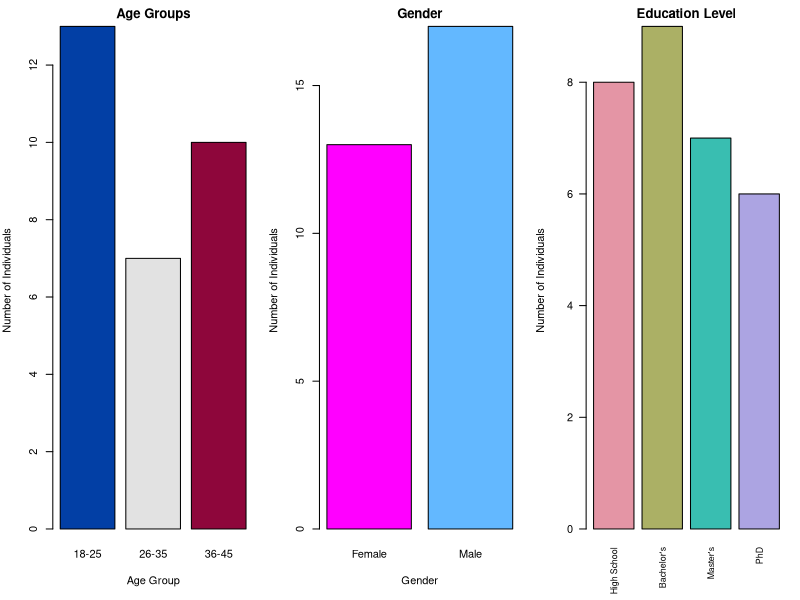

The R script that drew this image:
## ---- chunk 1
## creating the data set using data.frame and sample()
set.seed(123)
data <- data.frame(
  ID = 1:30,
  Gender = sample(c("Male", "Female"), 30, replace = TRUE),
  AgeGroup = sample(c("18-25", "26-35", "36-45"), 30, replace = TRUE),
  EducationLevel = sample(c("High School", "Bachelor's", "Master's", "PhD"), 30, replace = TRUE),
  stringsAsFactors = FALSE
)
## ---- chunk 2
cat("\nStructure before conversion:\n")
str(data)
## ---- chunk 3
data <- within(data, {
  Gender <- factor(Gender, levels = c("Female", "Male"))
  AgeGroup <- factor(AgeGroup, levels = c("18-25", "26-35", "36-45"), ordered = TRUE)
  EducationLevel <- factor(EducationLevel,
                           levels = c("High School", "Bachelor's", "Master's", "PhD"),
                           ordered = TRUE)
})
## ---- chunk 4
cat("\nStructure after conversion:\n")
str(data)
## ---- chunk 5
cat("\nSummary of factor columns:\n")
print(summary(data[c("Gender", "AgeGroup", "EducationLevel")]))
## ---- chunk 6
library(colorspace)
rainbow_hcl(4)
diverge_hcl(3)
op <- par(mfrow = c(1,3), mar = c(5,4,2,1))
barplot(table(data$AgeGroup), 
        main = "Age Groups",
        xlab = "Age Group", ylab = "Number of Individuals",
        col = diverge_hcl(3))
barplot(table(data$Gender),
        main = "Gender",
        xlab = "Gender",    ylab = "Number of Individuals",
        col =c("magenta","steelblue1"))
barplot(table(data$EducationLevel), 
        main = "Education Level", 
        las = 2, cex.names = 0.8,
        xlab = "", ylab = "Number of Individuals",
        col = rainbow_hcl(4))
par(op)
## ---- chunk 7
counts_age <- table(data$AgeGroup)
props_age  <- prop.table(counts_age)
top_age    <- names(which.max(counts_age))
top_ed     <- names(which.max(table(data$EducationLevel)))
top_gen    <- names(which.max(table(data$Gender)))
## ---- chunk 8
cat("\nParagraph:",
"\nThe most prevalent age group is ", top_age, " with ", counts_age[top_age], " individuals. ",
"\nThis distribution suggests that analyses may be more strongly influenced by the", 
top_age, "group compared to others.")
